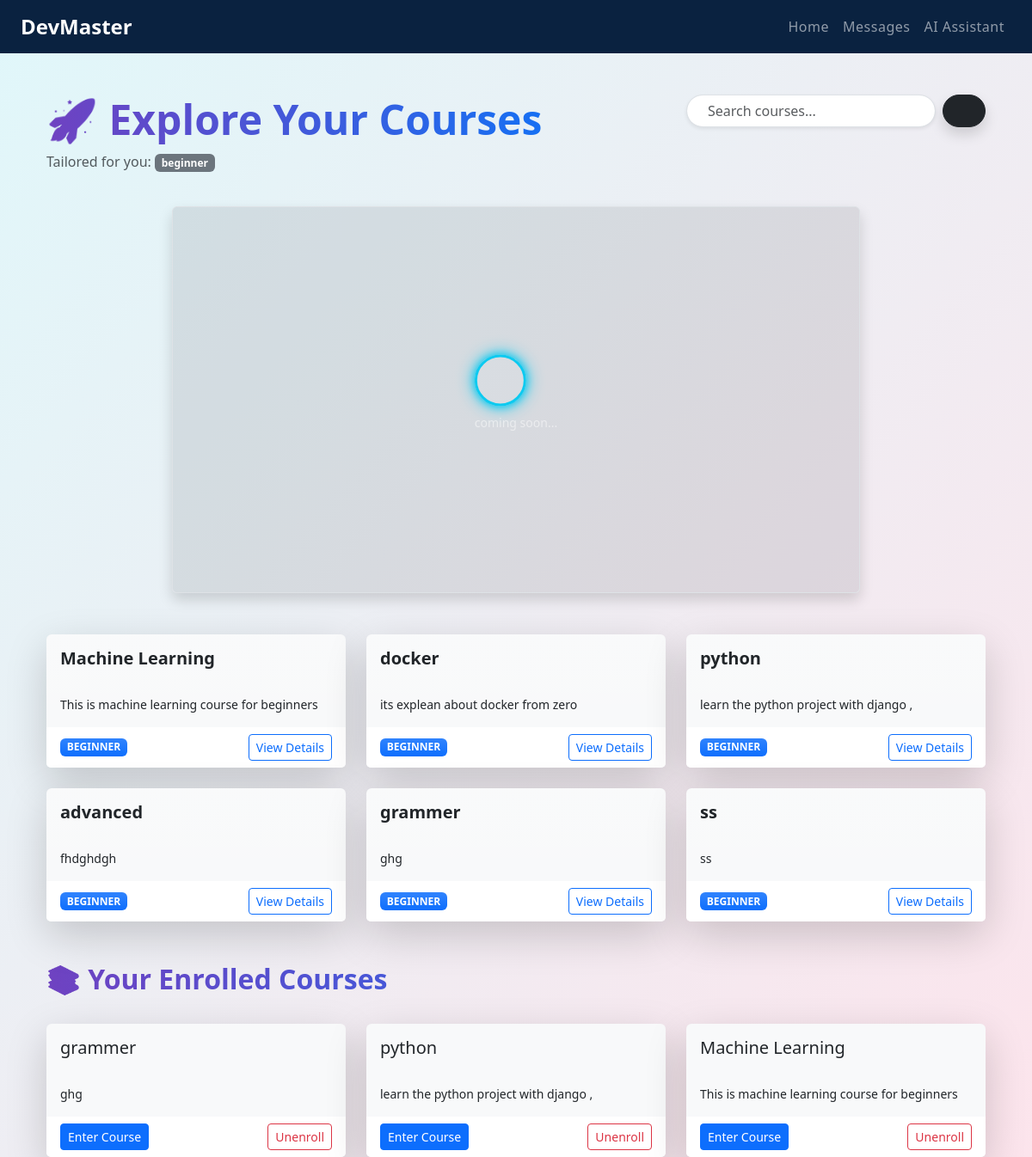
The app's page /student/courses/ (signed in), older data.
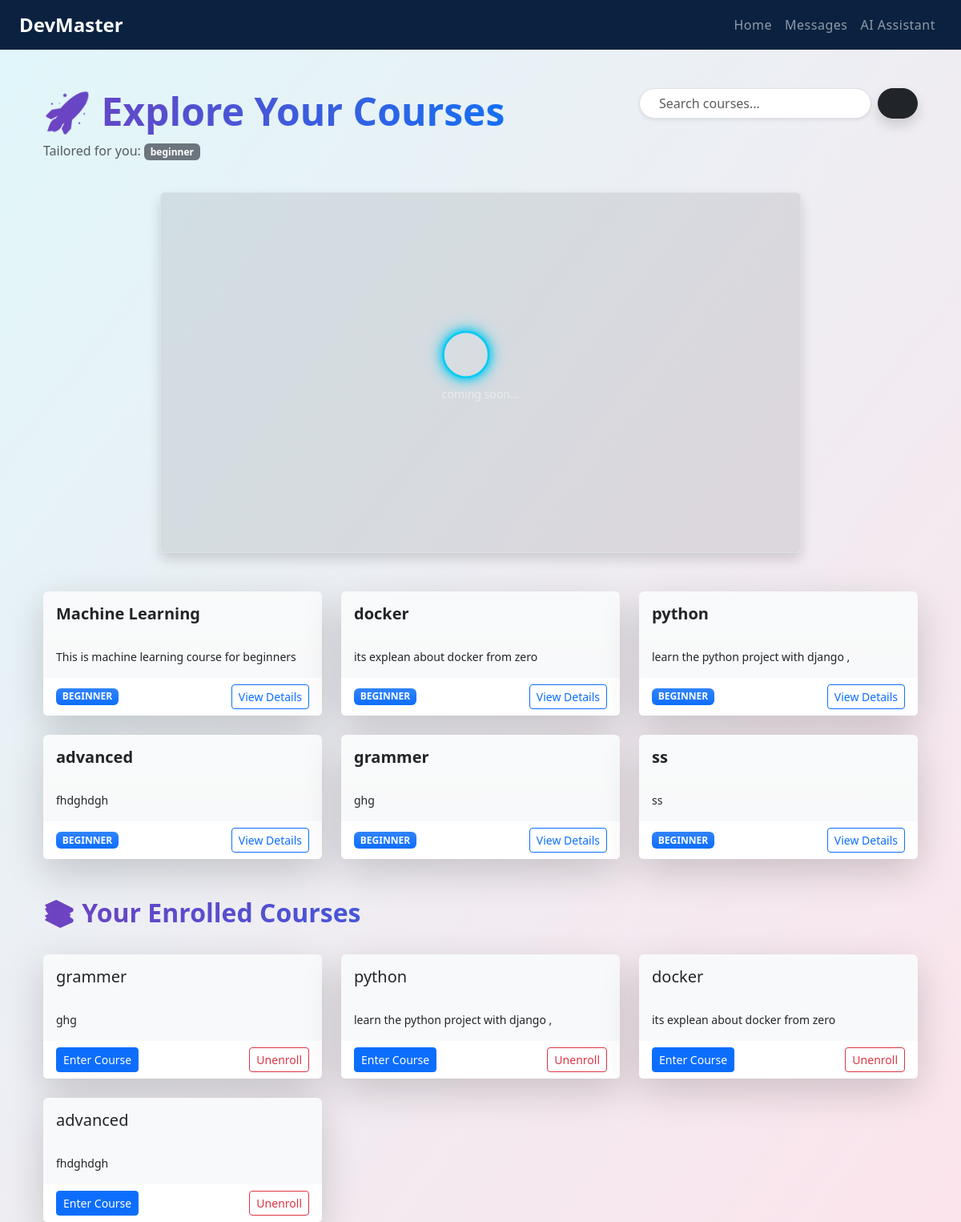
The same page, newer data.
### users/models.py (models this page shows, shortened)
class Course(models.Model):
    title = models.CharField(max_length=100)
    description = models.TextField()
    teacher = models.ForeignKey(Teacher, on_delete=models.CASCADE, related_name='courses')
    learning_level = models.ForeignKey(LearningLevel, on_delete=models.CASCADE, related_name='courses')

class LearningLevel(models.Model):
    class LevelType(models.TextChoices):
        BEGINNER = 'beginner', 'Beginner'
        INTERMEDIATE = 'intermediate', 'Intermediate'
        ADVANCED = 'advanced', 'Advanced'
    name = models.CharField(max_length=20, choices=LevelType.choices, default=LevelType.BEGINNER) # Beginner / Intermediate / Advanced
    description = models.TextField()
    def __str__(self):
        return self.name

class Enrollment(models.Model):
    student = models.ForeignKey(Student, on_delete=models.CASCADE)
    course = models.ForeignKey(Course, on_delete=models.CASCADE)
    enrolled_on = models.DateTimeField(auto_now_add=True)
    class Meta:
        unique_together = ('student', 'course')

### users/views.py (the view)
# urls.py: path('student/courses/', views.course_list, name='course_list'),
@login_required
def course_list(request):
    student = request.user.student
    available_courses = Course.objects.filter(
        learning_level=student.learning_level
    )
    enrolled_courses = Enrollment.objects.filter(
        student=student
    )
    context = {
        'available_courses': available_courses,
        'enrolled_courses': enrolled_courses
    }
    return render(request, 'users/course_list.html', context)

### users/templates/users/course_list.html (shortened to what this page needs)
{% extends 'base.html' %}
{% block content %}
<div class="container mt-4">
    <div class="row mb-4">
        <div class="col-md-8">
            <h1 class="display-5 fw-bold text-gradient">🚀 Explore Your Courses</h1>
            <p class="text-muted">Tailored for you:
                <span class="badge bg-secondary">{{ request.user.student.learning_level }}</span>
            </p>
        </div>
        <div class="col-md-4">
            <form method="get" class="d-flex">
                <input type="text" name="q" value="{{ search_query }}"
                       class="form-control rounded-pill px-4 shadow-sm" placeholder="Search courses...">
                <button type="submit" class="btn btn-dark rounded-pill ms-2 px-4 shadow">
                </button>
            </form>
        </div>
    </div>
<div class="row mb-5">
    <div class="col-12 d-flex justify-content-center">
        <div class="position-relative border rounded shadow bg-dark bg-opacity-10"
             style="width: 80%; aspect-ratio: 16 / 9; max-width: 800px;">
            <div class="position-absolute top-50 start-50 translate-middle">
                <div class="glow-ring">
                </div>
                <p class="text-white-50 small text-center mt-2">coming soon...</p>
            </div>
        </div>
    </div>
</div>
    {% if available_courses %}
    <div class="row row-cols-1 row-cols-md-2 row-cols-lg-3 g-4">
        {% for course in available_courses %}
        <div class="col">
            <div class="card h-100 shadow-lg border-0 bg-light bg-gradient">
                <div class="card-body">
                    <h5 class="card-title fw-semibold text-dark">{{ course.title }}</h5>
                    <h6 class="card-subtitle mb-2 text-muted">
                    </h6>
                    <p class="card-text small">{{ course.description|truncatewords:20 }}</p>
                </div>
                <div class="card-footer bg-white border-0 d-flex justify-content-between align-items-center">
                    <span class="badge bg-primary bg-gradient text-uppercase">
                        {{ course.learning_level }}
                    </span>
                    <a href="{% url 'student_course_detail' course.id %}"
                       class="btn btn-outline-primary btn-sm">
                        View Details
                    </a>
                </div>
            </div>
        </div>
        {% endfor %}
    </div>
    {% endif %}
    {% if enrolled_courses %}
    <div class="mt-5">
        <h2 class="fw-bold text-gradient">📚 Your Enrolled Courses</h2>
        <div class="row row-cols-1 row-cols-md-2 row-cols-lg-3 g-4 mt-2">
            {% for course in enrolled_courses %}
            <div class="col">
                <div class="card h-100 shadow-lg border-0 bg-light">
                    <div class="card-body">
                        <h5 class="card-title">{{ course.course.title }}</h5>
                        <h6 class="card-subtitle mb-2 text-muted">
                        </h6>
                        <p class="card-text small">{{ course.course.description|truncatewords:20 }}</p>
                    </div>
                    <div class="card-footer bg-white border-0 d-flex justify-content-between align-items-center">
                        <a href="{% url 'student_course_content' course.course.id %}"
                           class="btn btn-primary btn-sm">
                            Enter Course
                        </a>
                        <form method="post" action="{% url 'unenroll_course' course.course.id %}">
                            <button type="submit" class="btn btn-outline-danger btn-sm">
                                Unenroll
                            </button>
                        </form>
                    </div>
                </div>
            </div>
            {% endfor %}
        </div>
    </div>
    {% endif %}
</div>
{% endblock %}

Row changes from the older to the newer data that the page shows:
changed Enrollment: course "Machine Learning" → "docker"; course.description "This is machine learning course for beginners" → "its explean about docker from zero"
added Enrollment: course "advanced", course.description "fhdghdgh"
